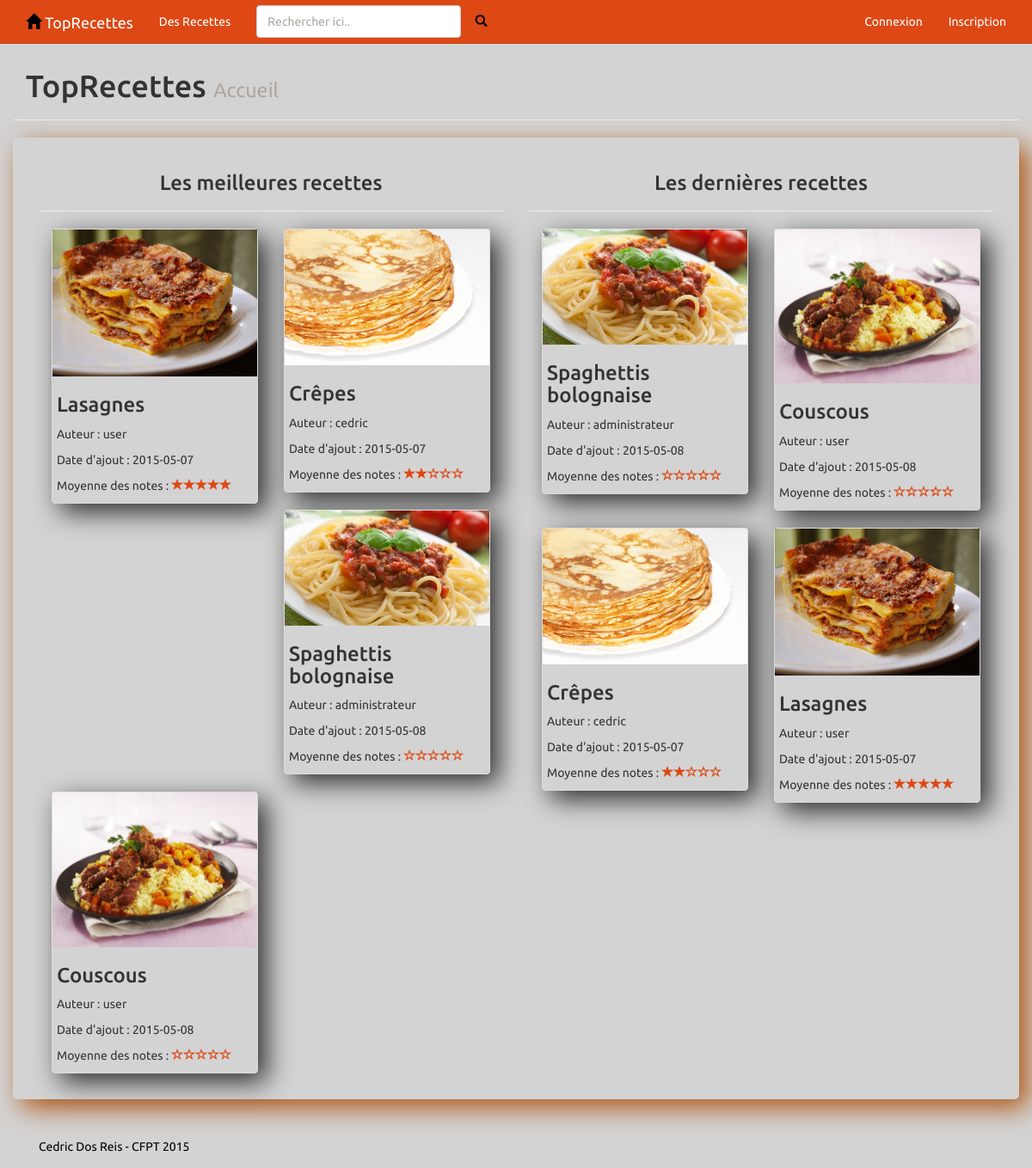
The page / on the database its author committed.
### tables this page shows
CREATE TABLE IF NOT EXISTS `trecipes` (
  `idRecipe` int(11) NOT NULL AUTO_INCREMENT,
  `RecipeTitle` varchar(50) NOT NULL,
  `RecipePreparation` text NOT NULL COMMENT 'Réalisation de la recette',
  `RecipeOrigin` varchar(30) DEFAULT NULL,
  `idType` int(11) DEFAULT NULL,
  `RecipeImage` varchar(100) NOT NULL DEFAULT './imgRecettes/toprecette.jpg',
  `idUser` int(11) DEFAULT NULL,
  `RecipeDate` date NOT NULL,
  PRIMARY KEY (`idRecipe`),
  KEY `idUser` (`idUser`),
  KEY `idType` (`idType`)
);

CREATE TABLE IF NOT EXISTS `tusers` (
  `idUser` int(11) NOT NULL AUTO_INCREMENT,
  `UserPseudo` varchar(20) NOT NULL,
  `UserPassword` varchar(50) NOT NULL,
  `UserEmail` varchar(100) NOT NULL,
  `UserAdmin` tinyint(1) NOT NULL DEFAULT '0',
  PRIMARY KEY (`idUser`,`UserEmail`),
  UNIQUE KEY `UserPseudo` (`UserPseudo`)
);

### index.php (the view, shortened to what this page needs)
<?php
require_once('./script/php/function.php');
$toprecipes = get_recipes($sort = 3, $search = NULL, $idUser = NULL, $limit = 4);
$lastrecipes = get_recipes($sort = 1, $search = NULL, $idUser = NULL, $limit = 4)
?>
<!doctype html>
<html lang="fr">
    <head>
        <link href="script/css/bootstrap.min.css" rel="stylesheet">
        <link href="script/css/style.css" rel="stylesheet">
    </head>
    <body>
        <nav class="navbar navbar-default navbar-fixed-top" role="navigation">
            <?php include "liens_menu.php"; ?>
        </nav>
        <header class="container page-header">
            <h1>TopRecettes <small>Accueil</small></h1>
        </header>
        <section>
            <div class="container contenu">
                <div class="col-md-6 col-sm-12">
                    <div class="page-header">
                        <h3 class="text-center">Les meilleures recettes</h3>
                    </div>
                    <?php foreach ($toprecipes as $toprecipe) { ?>
                        <div class="col-xs-6">
                            <a href="recette.php?id=<?= $toprecipe['idRecipe']; ?>" class="thumbnail post-image-link info_thumbnail">
                                <img src="<?= $toprecipe['RecipeImage']; ?>" class="img-responsive" alt="">
                                <div class="caption-full">
                                    <h3><?= $toprecipe['RecipeTitle']; ?></h3>
                                    <p>Auteur :
                                        <?php
                                        if (!$toprecipe['idUser']) {
                                            echo 'Utilisateur supprimé';
                                        } else {
                                            echo get_user_pseudo($toprecipe['idUser']);
                                        }
                                        ?>
                                    </p>
                                    <p>Date d'ajout : <?= $toprecipe['RecipeDate']; ?></p>
                                    <p>
                                        Moyenne des notes :
                                        <?php
                                        echo show_avg_note_recipe($toprecipe['RecipeAVG']);
                                        ?>
                                    </p>
                                </div>
                            </a>
                        </div>
                    <?php } ?>
                </div>
                <div class="col-md-6 col-sm-12">
                    <div class="page-header">
                        <h3 class="text-center">Les dernières recettes</h3>
                    </div>
                    <?php foreach ($lastrecipes as $lastrecipe) { ?>
                        <div class="col-xs-6">
                            <a href="recette.php?id=<?= $lastrecipe['idRecipe']; ?>" class="thumbnail post-image-link info_thumbnail">
                                <p><img src="<?= $lastrecipe['RecipeImage']; ?>" class="img-responsive" alt=""></p>
                                <div class="caption-full">
                                    <h3><?= $lastrecipe['RecipeTitle']; ?></h3>
                                    <p>Auteur :
                                        <?php
                                        if (!$lastrecipe['idUser']) {
                                            echo 'Utilisateur supprimé';
                                        } else {
                                            echo get_user_pseudo($lastrecipe['idUser']);
                                        }
                                        ?>
                                    </p>
                                    <p>Date d'ajout : <?= $lastrecipe['RecipeDate']; ?></p>
                                    <p>
                                        Moyenne des notes :
                                        <?php
                                        echo show_avg_note_recipe($lastrecipe['RecipeAVG']);
                                        ?>
                                    </p>
                                </div>
                            </a>
                        </div>
                    <?php } ?>
                </div>
            </div>
        </section>
        <footer class="container">
            <p class="navbar-text">
                Cedric Dos Reis - CFPT 2015
            </p>
        </footer>
    </body>
</html>

### liens_menu.php (shortened to what this page needs)
<?php
require_once('script/php/function.php');
$connected = False;
?>
<!doctype html>
<div class="container">
    <div class="navbar-header">
        <a class="navbar-brand" href="./" title="Acceuil">
            <span class="glyphicon glyphicon-home"></span> TopRecettes
        </a>
    </div>
    <div class="navbar-collapse collapse">
        <ul class="nav navbar-nav navbar-left">
            <li><a href="recettes.php">Des Recettes</a></li>
            <form class="navbar-form navbar-left" action="recettes.php" method="get" role="search">
                <div class="form-group">
                    <input type="text" name="search" id="search" class="form-control" placeholder="Rechercher ici.." required="">
                </div>
                <button type="submit" class="btn btn-primary" ><span class="glyphicon glyphicon-search"></span></button>
            </form>
        </ul>
        <ul class="nav navbar-nav navbar-right">
            <?php if (!$connected) { ?>
                <li><a href="connexion.php">Connexion</a></li>
                <li><a href="inscription.php">Inscription</a></li>
            <?php } ?>
        </ul>
    </div>
</div>

### script/php/function.php (shortened to what this page needs)
<?php
function get_user_pseudo($idUser) {
    $pdo = connectDB();
    $query = 'SELECT UserPseudo FROM tusers WHERE idUser = :idUser';
    $statement = $pdo->prepare($query);
    $statement->execute(array(":idUser" => $idUser));
    $statement = $statement->fetch();
    return $statement['UserPseudo'];
}
function get_recipes($sort, $search, $idUser, $limit) {
    $pdo = connectDB();
    $query = 'SELECT trecipes.idRecipe, trecipes.RecipeTitle, trecipes.RecipeImage, trecipes.RecipeDate, trecipes.idUser, AVG(tcomments.CommentNote) AS RecipeAVG '
            . 'FROM trecipes '
            . 'LEFT JOIN tcomments ON tcomments.idRecipe = trecipes.idRecipe ';
    switch ($sort) {
        case 1:
            $query .= 'GROUP BY trecipes.idRecipe '
                    . 'ORDER BY trecipes.RecipeDate DESC ';
            break;
        case 3:
            $query .= 'GROUP BY trecipes.idRecipe '
                    . 'ORDER BY RecipeAVG DESC ';
            break;
    }
    if (!empty($limit)) {
        $query .= 'Limit 4 ';
    }
    $statement = $pdo->prepare($query);
    $statement->execute();
    $statement = $statement->fetchall();
    return $statement;
}
function show_avg_note_recipe($AvgNote) {
    $text = NULL;
    for ($i = 1; $i <= 5; $i++) {
        if ($i <= $AvgNote) {
            $text .= '<span class="glyphicon glyphicon-star"></span>';
        } else {
            $text .= '<span class="glyphicon glyphicon-star-empty"></span>';
        }
    }
    return $text;
}
?>

### script/css/style.css (style rules this page uses)
html { height: 100%; margin: 0; //margin-top: 50px; //Afficher les var dump + erreur padding: 0; }
body { position: relative; min-height: 100%; background-color: lightgray; padding-top: 20px; }
section { margin-bottom: 20px; }
footer { color: lightgray; bottom:0; color: #010101; margin : 5px; //box-shadow: 10px 10px 30px #AF5816; }
.contenu { box-shadow: 10px 10px 30px #AF5816; border-radius: 5px; padding-bottom: 10px; margin-bottom: 30px }
.glyphicon { display: inline; text-decoration: none; height: 15px; color: #000; }
.info_thumbnail { width: 100%; transition: all 0.3s ease 0s; text-decoration: none; }
.info_thumbnail:link { text-decoration: none; }
.thumbnail { padding: 0; float: left; display: inline; box-shadow: 10px 10px 30px #303030; background-color: lightgray; }
.thumbnail .caption-full { padding-left: 5px; padding-right: 5px; color: #333; }
.glyphicon-star { color: #dd4814; }
.glyphicon-star-empty { color: #dd4814; }

### rows shown on the page
trecipes: RecipeImage (picture), RecipeTitle "Lasagnes", idUser.UserPseudo "user", RecipeDate "2015-05-07"
trecipes: RecipeImage (picture), RecipeTitle "Crêpes", idUser.UserPseudo "cedric", RecipeDate "2015-05-07"
trecipes: RecipeImage (picture), RecipeTitle "Spaghettis bolognaise", idUser.UserPseudo "administrateur", RecipeDate "2015-05-08"
trecipes: RecipeImage (picture), RecipeTitle "Couscous", idUser.UserPseudo "user", RecipeDate "2015-05-08"
